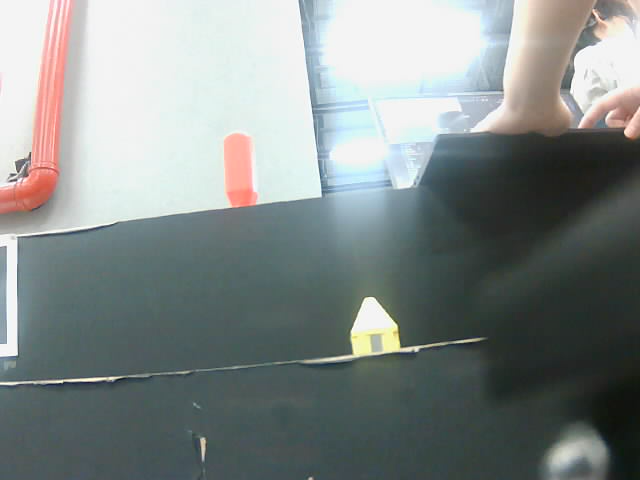
#> input picture opencv/tools/img/1.png, 640 x 480 px, given in place of the camera
$ python get_param.py   (older library calls are emulated)
#> lines starting #> are read from the running program, lines starting #| are printed output that depends on the picture; after the words box and inside, x2 and y2 are one past the last pixel; in counts of white or black regions, pixels touching at a corner belong together
#> (reads opencv/hsv_range.json from the repository)
### opencv/package/undistorted_capture.py
# undistorted_capture.py
# 用法示例：
#   from undistorted_capture import UndistortedCapture
#   cap = UndistortedCapture(0, calib_path="calib.npz", alpha=0.0)
#   while True:
#       ok, raw, undist = cap.read()
#       ...
import cv2
import numpy as np
import os
from typing import Tuple, Optional

class UndistortedCapture:
    """
    类似 cv2.VideoCapture，但 read() 会返回 (ok, 原图, 去畸变图)。
    其他接口基本与原生 VideoCapture 一致。
    """
    def __init__(self,
                 src=0,
                 calib_path: Optional[str] = "calib.npz",
                 alpha: float = 0.0,
                 autopen: bool = True):
        self._src = src
        self._cap = None
        self._alpha = float(alpha)

        self._have_calib = False
        self._K = None
        self._dist = None

        self._size: Optional[Tuple[int, int]] = None  # (w,h)
        self._newK = None
        self._map1 = None
        self._map2 = None

        self._load_calib(calib_path)
#> (reads opencv/mtx_dist/calib.npz from the repository)
        if autopen:
            self.open(src)

    # ---------- 公共接口 ----------
    def open(self, src=None) -> bool:
        if src is not None:
            self._src = src
        self._cap = cv2.VideoCapture(self._src)
        # self._cap.set(cv2.CAP_PROP_AUTO_EXPOSURE, 0.25)   # 0.25=手动(具体取值与驱动有关) # 开/关自动曝光模式。
        # self._cap.set(cv2.CAP_PROP_EXPOSURE,    100)     # 具体数值按画面调 # 设置曝光时间（单位不是统一标准，取决于驱动）。
        # self._cap.set(cv2.CAP_PROP_AUTO_WB,     0)       # 关闭自动白平衡 # 开/关自动白平衡（WB = White Balance）。
        # self._cap.set(cv2.CAP_PROP_WB_TEMPERATURE, 4500) # 需要驱动支持 # 设置色温（单位 Kelvin，常见范围 2800–6500K）。
        self._size = None
        self._map1 = self._map2 = None
        return self.isOpened()

    def isOpened(self) -> bool:
        return self._cap is not None and self._cap.isOpened()

    def read(self):
        """
        返回 (ok, raw_frame, undistorted_frame)。
        如果没有标定参数，undistorted_frame = raw_frame。
        """
        if not self.isOpened():
            return False, None, None

        ok, raw_frame = self._cap.read()
#> raw_frame is the input picture: shape (480, 640, 3); mean B, G, R 136.6, 138, 130.7
        if not ok or raw_frame is None:
            return ok, raw_frame, raw_frame

        h, w = raw_frame.shape[:2]
#> h = 480; w = 640
        size_now = (w, h)
#> size_now = (640, 480)

        # 分辨率变化则重建映射表
        if self._size != size_now:
            self._size = size_now
#> self._size = (640, 480)
            self._rebuild_maps()

        if self._map1 is not None and self._map2 is not None:
            und = cv2.remap(raw_frame, self._map1, self._map2, interpolation=cv2.INTER_LINEAR)
            return True, raw_frame, und
        else:
            return True, raw_frame, raw_frame

    def release(self):
        if self._cap is not None:
            self._cap.release()
            self._cap = None
        self._map1 = self._map2 = None
        self._size = None

    # [12 lines left out: functions get, set, not called in this run]

    # ---------- 内部方法 ----------
    def _load_calib(self, calib_path: Optional[str]):
        self._have_calib = False
        self._K = None
        self._dist = None
        if calib_path and os.path.exists(calib_path):
            try:
                data = np.load(calib_path, allow_pickle=True)
                if "mtx" in data and "dist" in data:
                    self._K = data["mtx"].astype(np.float32)
                    self._dist = data["dist"].astype(np.float32).reshape(-1)
                    self._have_calib = True
                    print(f"[UndistortedCapture] 已加载标定文件 '{calib_path}'")
                else:
                    print(f"[UndistortedCapture] '{calib_path}' 缺少 'mtx' 或 'dist'")
            except Exception as e:
                print(f"[UndistortedCapture] 读取 '{calib_path}' 失败：{e}")
        else:
            print(f"[UndistortedCapture] 未找到标定文件 '{calib_path}'，将直接返回原图")

    def _rebuild_maps(self):
        self._map1 = self._map2 = None
        if not self._have_calib or not self.isOpened() or self._size is None:
            return
        w, h = self._size
#> w = 640; h = 480
        try:
            newK, _ = cv2.getOptimalNewCameraMatrix(self._K, self._dist, (w, h), self._alpha)
#> in read, `und = cv2.remap(raw_frame, self._map1, self._map2, interpolation=cv2.I..`:
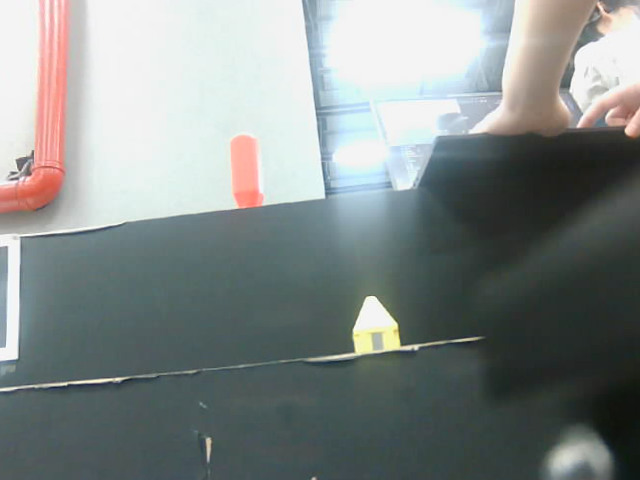
#> und: shape (480, 640, 3); mean B, G, R 136.6, 138, 131
            self._map1, self._map2 = cv2.initUndistortRectifyMap(self._K, self._dist, None, newK, (w, h), cv2.CV_16SC2)
        except Exception as e:
            print(f"[UndistortedCapture] 构建映射表失败：{e}")
            self._map1 = self._map2 = None

# ---------- 测试演示 ----------
# [26 lines that do not run on import are left out]

### opencv/package/preprocess.py
import cv2
import numpy as np

def grayworld_white_balance(img_bgr: np.ndarray, eps: float = 1e-6) -> np.ndarray:
    """
    灰度世界白平衡（快速、通用）。RGB 三通道都按均值归一，避免偏色。
    eps 防止除零。
    """
#> called with eps = 1e-06
    f32 = img_bgr.astype(np.float32)
    b, g, r = f32[:, :, 0], f32[:, :, 1], f32[:, :, 2]
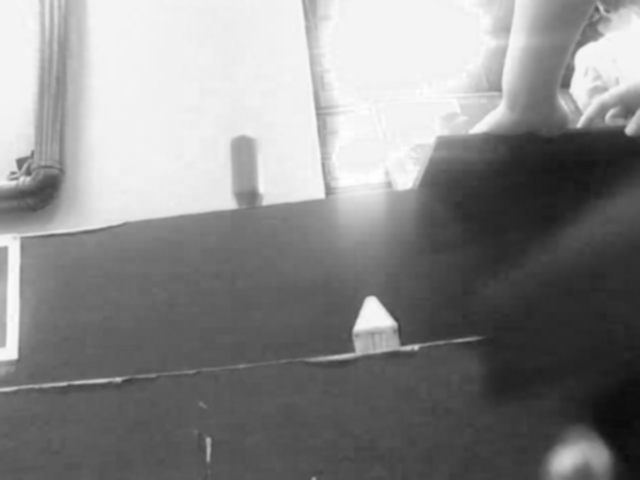
#> b: shape (480, 640) float32; min 11, max 255, mean 136.6
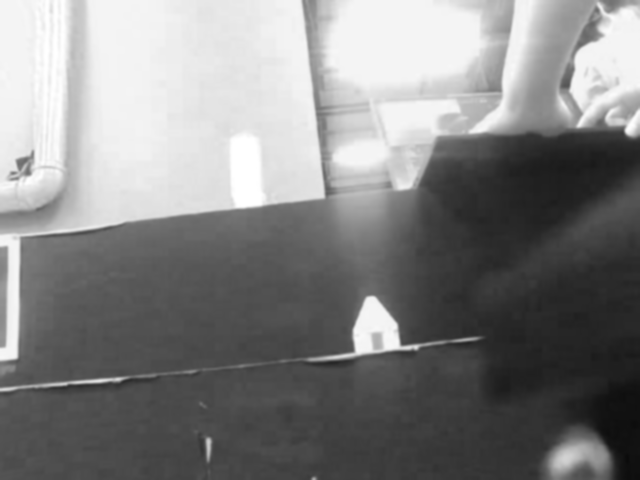
#> r: shape (480, 640) float32; min 11, max 255, mean 131
    avg_b = max(float(np.mean(b)), eps)
#> avg_b = 136.6
    avg_g = max(float(np.mean(g)), eps)
#> avg_g = 138
    avg_r = max(float(np.mean(r)), eps)
#> avg_r = 131
    avg_gray = (avg_b + avg_g + avg_r) / 3.0
#> avg_gray = 135.2

    f32[:, :, 0] *= (avg_gray / avg_b)
    f32[:, :, 1] *= (avg_gray / avg_g)
    f32[:, :, 2] *= (avg_gray / avg_r)
    return np.clip(f32, 0, 255).astype(np.uint8)

def preprocess_frame(
    frame_bgr: np.ndarray,
    *,
    downscale: float = 1.0,
    do_white_balance: bool = True,
    blur_ksize: int = 5
) -> np.ndarray:
    """
    通用预处理：
      1) 可选缩放（仅影响显示和计算速度，不改变语义）
      2) 高斯去噪
      3) 可选灰度世界白平衡
    """
    out = frame_bgr

    if downscale and downscale != 1.0:
        h, w = out.shape[:2]
        out = cv2.resize(out, (int(w / downscale), int(h / downscale)))

    if blur_ksize and blur_ksize > 1:
        # 取奇数核
        if blur_ksize % 2 == 0:
            blur_ksize += 1
        out = cv2.GaussianBlur(out, (blur_ksize, blur_ksize), 0)

    if do_white_balance:
        out = grayworld_white_balance(out)

    return out

### opencv/tools/get_param.py
import cv2
import numpy as np
import json
import os
from package import preprocess_frame, UndistortedCapture

def adjust_hsv_with_trackbars(camera_index=0,
                              do_white_balance=True,
                              preview_downscale=1.0,
                              save_path="hsv_range.json",
                              blur_ksize=5):
    def nothing(x): pass
    lower = [0, 0, 0]
    upper = [179, 255, 255]

    cv2.namedWindow("Trackbars")
    cv2.resizeWindow("Trackbars", 420, 320)
    cv2.createTrackbar("H Min", "Trackbars", lower[0], 179, nothing)
    cv2.createTrackbar("S Min", "Trackbars", lower[1], 255, nothing)
    cv2.createTrackbar("V Min", "Trackbars", lower[2], 255, nothing)
    cv2.createTrackbar("H Max", "Trackbars", upper[0], 179, nothing)
    cv2.createTrackbar("S Max", "Trackbars", upper[1], 255, nothing)
    cv2.createTrackbar("V Max", "Trackbars", upper[2], 255, nothing)

    if os.path.exists(save_path):
        try:
            with open(save_path, "r", encoding="utf-8") as f:
                data = json.load(f)
            l = data.get("lower"); u = data.get("upper")
            if l and u:
                lower = [int(l[0]), int(l[1]), int(l[2])]
                upper = [int(u[0]), int(u[1]), int(u[2])]
                cv2.setTrackbarPos("H Min", "Trackbars", lower[0])
                cv2.setTrackbarPos("S Min", "Trackbars", lower[1])
                cv2.setTrackbarPos("V Min", "Trackbars", lower[2])
                cv2.setTrackbarPos("H Max", "Trackbars", upper[0])
                cv2.setTrackbarPos("S Max", "Trackbars", upper[1])
                cv2.setTrackbarPos("V Max", "Trackbars", upper[2])
                print(f"[INFO] 加载已保存的 HSV：{save_path}")
        except Exception as e:
            print(f"[WARN] 读取 {save_path} 失败：{e}")

    cap = UndistortedCapture(camera_index, calib_path="./mtx_dist/calib.npz", alpha=0.0)
    if not cap.isOpened():
        print("[ERR] 无法打开摄像头")
        return lower, upper
    # [4 lines of commented-out code are left out]

    prev_range = None
    print("[INFO] 操作：按 S 保存，按 L 加载，ESC/Q 退出")

    while True:
        ok, _, frame = cap.read()
        if not ok:
            print("[WARN] 读取帧失败，退出")
            break

        frame_p = preprocess_frame(frame,
                                   downscale=preview_downscale,
                                   do_white_balance=do_white_balance,
                                   blur_ksize=blur_ksize)

        hsv = cv2.cvtColor(frame_p, cv2.COLOR_BGR2HSV)
#> hsv: shape (480, 640, 3); mean H, S, V 84.6, 29.2, 142.2

        h_min = cv2.getTrackbarPos("H Min", "Trackbars")
        s_min = cv2.getTrackbarPos("S Min", "Trackbars")
        v_min = cv2.getTrackbarPos("V Min", "Trackbars")
        h_max = cv2.getTrackbarPos("H Max", "Trackbars")
        s_max = cv2.getTrackbarPos("S Max", "Trackbars")
        v_max = cv2.getTrackbarPos("V Max", "Trackbars")

        if h_min > h_max: h_min, h_max = h_max, h_min
        if s_min > s_max: s_min, s_max = s_max, s_min
        if v_min > v_max: v_min, v_max = v_max, v_min

        lower = [h_min, s_min, v_min]
        upper = [h_max, s_max, v_max]

        mask = cv2.inRange(hsv, np.array(lower, dtype=np.uint8), np.array(upper, dtype=np.uint8))
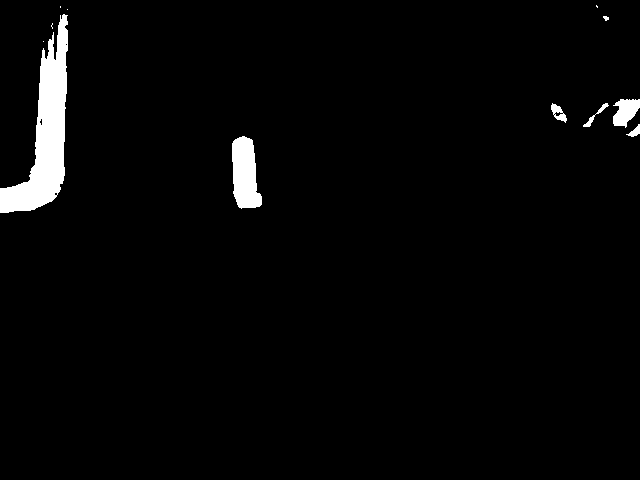
#> mask: shape (480, 640); 2.6% white; 12 white regions (5 under 20 px), largest, box (x1, y1, x2, y2) and area: (0, 14, 68, 213) 5542, (232, 136, 262, 209) 1618, (613, 99, 640, 128) 522
        mask = cv2.medianBlur(mask, 5)
#> mask: shape (480, 640); 2.6% white; 8 white regions (1 under 20 px), largest, box (x1, y1, x2, y2) and area: (0, 15, 68, 213) 5551, (232, 136, 262, 208) 1611, (613, 99, 640, 127) 522
        result = cv2.bitwise_and(frame_p, frame_p, mask=mask)

        if (h_min, h_max, s_min, s_max, v_min, v_max) != prev_range:
            print(f"[HSV] Lower:{lower} Upper:{upper}")
            prev_range = (h_min, h_max, s_min, s_max, v_min, v_max)

        # ====== 拼接 2x2 布局 ======
        def resize_img(img, h):
#> called with h = 300
            return cv2.resize(img, (int(img.shape[1] * h / img.shape[0]), h))
#> returned value: shape (300, 400, 3)

        disp_h = 300  # 每个图块高度
        orig_disp = resize_img(frame_p, disp_h)
        mask_bgr = cv2.cvtColor(mask, cv2.COLOR_GRAY2BGR)
        mask_disp = resize_img(mask_bgr, disp_h)
        result_disp = resize_img(result, disp_h)

        # 第四格重复第三格
        fourth_disp = result_disp.copy()

        # 保证宽度一致（用最小宽度对齐）
        min_w = min(orig_disp.shape[1], mask_disp.shape[1], result_disp.shape[1], fourth_disp.shape[1])
#> min_w = 400
        orig_disp = cv2.resize(orig_disp, (min_w, disp_h))
        mask_disp = cv2.resize(mask_disp, (min_w, disp_h))
        result_disp = cv2.resize(result_disp, (min_w, disp_h))
        fourth_disp = cv2.resize(fourth_disp, (min_w, disp_h))

        top_row = np.hstack((orig_disp, mask_disp))
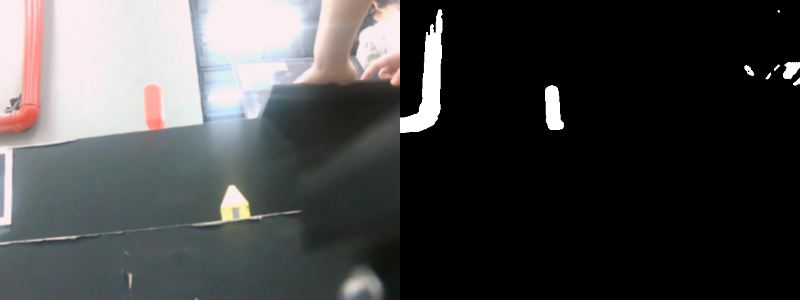
#> top_row: shape (300, 800, 3); mean B, G, R 70.7, 70.7, 70.6
        bottom_row = np.hstack((result_disp, fourth_disp))
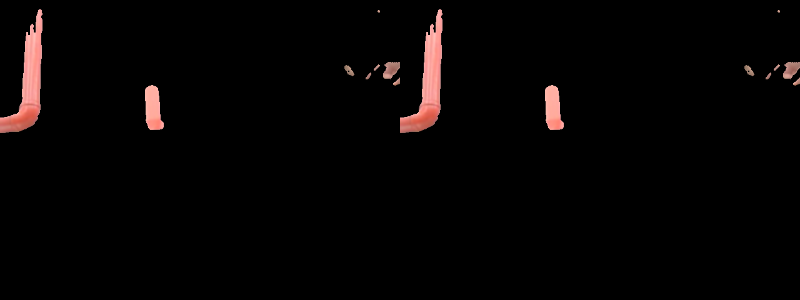
#> bottom_row: shape (300, 800, 3); mean B, G, R 3.6, 3.9, 6.1
        combined = np.vstack((top_row, bottom_row))
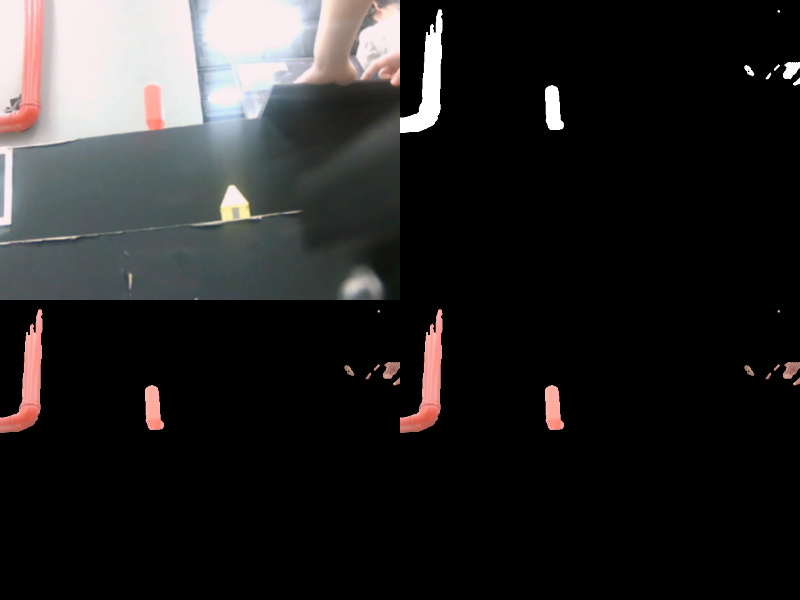
#> combined: shape (600, 800, 3); mean B, G, R 37.1, 37.3, 38.4

        cv2.imshow("HSV Tuning 2x2", combined)

        key = cv2.waitKey(1) & 0xFF
#> (key q is pressed here)
        if key in (27, ord('q'), ord('Q')):
            break
        elif key in (ord('s'), ord('S')):
            try:
                with open(save_path, "w", encoding="utf-8") as f:
                    json.dump({"lower": lower, "upper": upper}, f, ensure_ascii=False, indent=2)
                print(f"[OK] 已保存到 {save_path}")
            except Exception as e:
                print(f"[ERR] 保存失败：{e}")
        elif key in (ord('l'), ord('L')):
            try:
                with open(save_path, "r", encoding="utf-8") as f:
                    data = json.load(f)
                l = data.get("lower"); u = data.get("upper")
                if l and u:
                    lower = [int(l[0]), int(l[1]), int(l[2])]
                    upper = [int(u[0]), int(u[1]), int(u[2])]
                    cv2.setTrackbarPos("H Min", "Trackbars", lower[0])
                    cv2.setTrackbarPos("S Min", "Trackbars", lower[1])
                    cv2.setTrackbarPos("V Min", "Trackbars", lower[2])
                    cv2.setTrackbarPos("H Max", "Trackbars", upper[0])
                    cv2.setTrackbarPos("S Max", "Trackbars", upper[1])
                    cv2.setTrackbarPos("V Max", "Trackbars", upper[2])
                    print(f"[OK] 已加载 {save_path}")
            except Exception as e:
                print(f"[ERR] 加载失败：{e}")

    cap.release()
    cv2.destroyAllWindows()
    return lower, upper

if __name__ == "__main__":
    adjust_hsv_with_trackbars(0)
